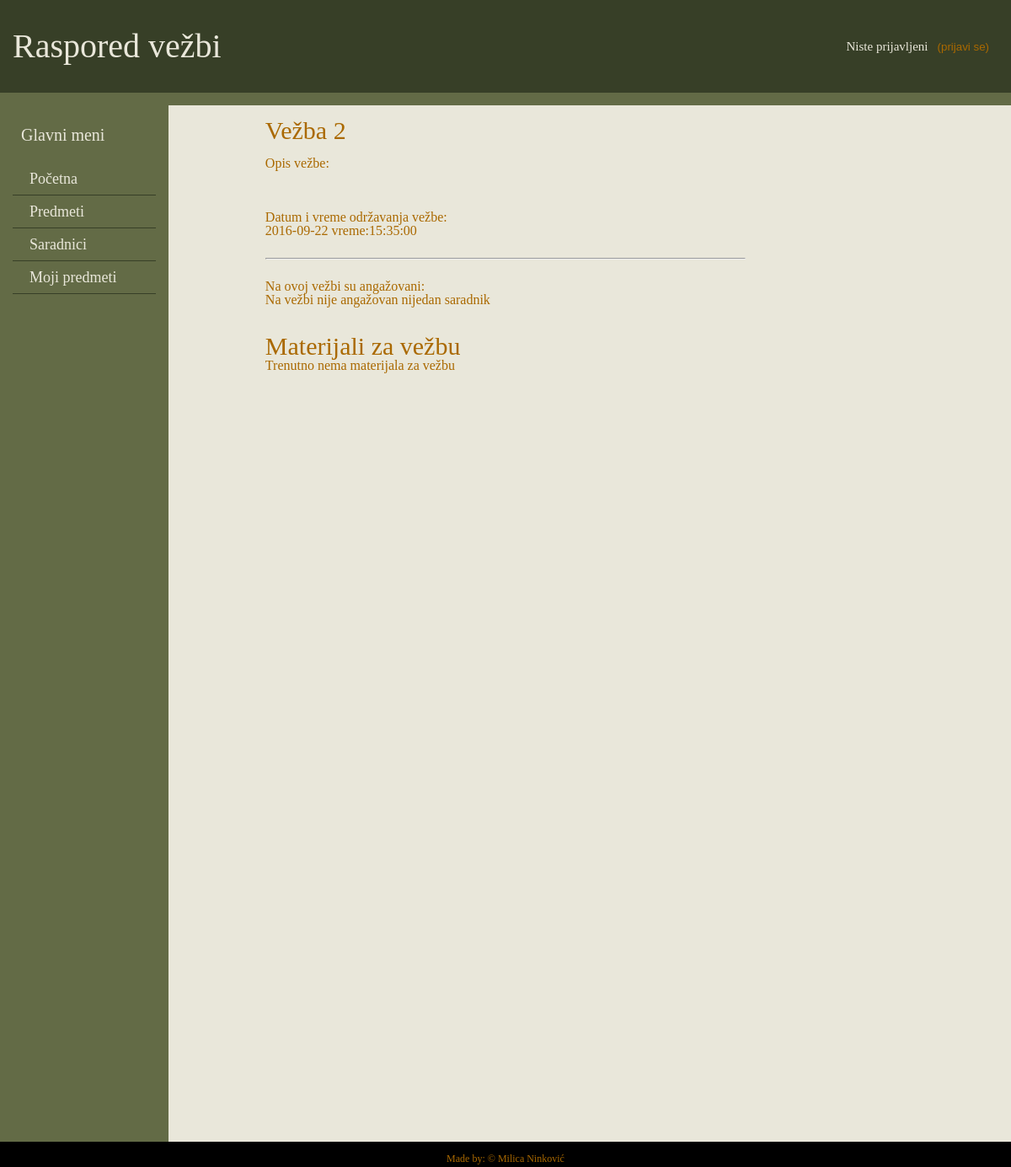
Page /vezba.php?id=14 on the committed database.
### tables this page shows
CREATE TABLE `vezba` (
  `id` int(11) NOT NULL,
  `naziv` varchar(45) NOT NULL,
  `idpredmet` int(11) NOT NULL,
  `datum` date NOT NULL,
  `materijal` varchar(255) DEFAULT NULL,
  `opis` text,
  `vreme` time NOT NULL
);

### Konekcija.php (called while the page is built, shortened)
<?php
class Konekcija
{
    private $con;
    private static $pok;
    private function __construct()
    {
        $host = DB_HOST;
        $user = DB_USER;
        $name = DB_NAME;
        $pass = DB_PASS;
        $this->con = @mysqli_connect($host, $user, $pass, $name)
        OR
        die('Konekcija sa bazom nije uspela' . mysqli_connect_error());
        mysqli_set_charset($this->con, 'utf8');
    }
    public static function pokazivacKon(){
        if( self::$pok ==null )
            self::$pok = new Konekcija();
        return self::$pok;
    }
    public function getKonekcija()
    {
        return $this->con;
    }
    public static function upit($query){
        return   Konekcija::pokazivacKon()->getKonekcija()->query($query);
    }
    public static function prazna($result){
        if($result->num_rows===0)
            return 0;
        else
            return 1;
    }
}

### vezba.php (the view, shortened to what this page needs)
<?php
require_once 'Predmet.php';
$idV=$_GET['id'];
$ime=Predmet::vratiImeV($idV);
$page_title=$ime['naziv'];
require_once 'Saradnik.php';
include_once 'valicacija.php';
include_once 'templates/header.php';
include_once 'templates/left.php';
echo "<div class=\"col-6\">";
echo "<h3 id='vezbica'>".$page_title."</h3>";
echo "<br>";
Predmet::ispisiVezbu($idV);
echo'<br>';
echo '<hr><br>';
echo '<h4>Na ovoj vežbi su angažovani:</h4>';
echo '<div id="saradniciVezbe">';
echo'</div>';
echo '<br><br><div id="materijal">';
echo'<h3>Materijali za vežbu</h3>';
Predmet::ispisMaterijala($idV);
echo'</div>';
echo "</div>";
include_once 'templates/right.php';
include_once 'templates/footer.php';

### Predmet.php (shortened to what this page needs)
<?php
include_once 'Konekcija.php';
class Predmet
{
    public static function vratiImeV($idV){
        $qry='SELECT naziv FROM vezba WHERE id='.$idV;
        $result=Konekcija::upit($qry);
        $row=$result->fetch_assoc();
        return $row;
    }
    public static function ispisiVezbu($idV){
        $qry='SELECT * FROM vezba WHERE id='.$idV;
        $result=Konekcija::upit($qry);
        $row=$result->fetch_assoc();
        $opis=$row['opis'];
        $datum=$row['datum'];
        $vreme=$row['vreme'];
        echo '<h4>Opis vežbe:</h4><br><p id="opisVezbe">'.$opis.'</h4><br><br>';
        echo '<h4>Datum i vreme održavanja vežbe:</h4><p id="termin">'.$datum.' vreme:'.$vreme.'</p>';
    }
    public static function ispisMaterijala($idV){
        $qry='SELECT materijal FROM vezba WHERE id='.$idV;
        $error="Trenutno nema materijala za vežbu";
        $result=Konekcija::upit($qry);
        $v=Konekcija::prazna($result);
        if($v==0){
            echo $error;
        }
        else if($v==1){
            $row=$result->fetch_assoc();
            $link=$row['materijal'];
            if($link==null){
                echo $error;
            }
            else
            echo '<a href="'.$link.'">Materijal za vežbu</a>';
        }
    }
}

### css/style.css (style rules this page uses)
html, body, div, span, applet, object, iframe, h1, h2, h3, h4, h5, h6, p, blockquote, pre, a, abbr, acronym, address, big, cite, code, del, dfn, em, img, ins, kbd, q, s, samp, small, strike, strong, sub, sup, tt, var, b, u, i, center, dl, dt, dd, ol, ul, li, fieldset, form, label, legend, table, caption, tbody, tfoot, thead, tr, th, td, article, aside, canvas, details, embed, figure, figcaption, footer, header, menu, nav, output, ruby, section, summary, time, mark, audio, video { margin: 0; padding: 0; border: 0; font-size: 100%; font: inherit; vertical-align: baseline; }
body { line-height: 1; }
body { padding:0; margin:0; background-color:#e9e7da ; color: #AA6900; }
h3 { font-size:30px; }

### css/grid.css (style rules this page uses)
html { box-sizing: border-box; }
*,*:before,*:after { box-sizing: inherit; }
.col-6 { width:50%; }
[class*="col-"] { float:left; padding:15px; }

### rows in the picture
vezba: naziv "Vežba 2", datum "2016-09-22", vreme "15:35:00"

### other values in the picture
$status "Niste prijavljeni"
$error "Na vežbi nije angažovan nijedan saradnik"
$error "Trenutno nema materijala za vežbu"
